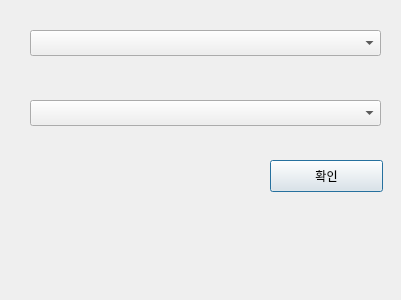
<?xml version="1.0" encoding="UTF-8"?>
<ui version="4.0">
 <class>SSAutomation</class>
 <widget class="QDialog" name="SSAutomation">
  <property name="geometry">
   <rect>
    <x>0</x>
    <y>0</y>
    <width>401</width>
    <height>300</height>
   </rect>
  </property>
  <property name="windowTitle">
   <string>Dialog</string>
  </property>
  <widget class="QComboBox" name="Combo_Sites">
   <property name="geometry">
    <rect>
     <x>30</x>
     <y>30</y>
     <width>351</width>
     <height>26</height>
    </rect>
   </property>
  </widget>
  <widget class="QPushButton" name="OKButton">
   <property name="geometry">
    <rect>
     <x>270</x>
     <y>160</y>
     <width>113</width>
     <height>32</height>
    </rect>
   </property>
   <property name="text">
    <string>확인</string>
   </property>
  </widget>
  <widget class="QComboBox" name="Combo_Orders">
   <property name="geometry">
    <rect>
     <x>30</x>
     <y>100</y>
     <width>351</width>
     <height>26</height>
    </rect>
   </property>
  </widget>
 </widget>
 <resources/>
 <connections/>
</ui>
